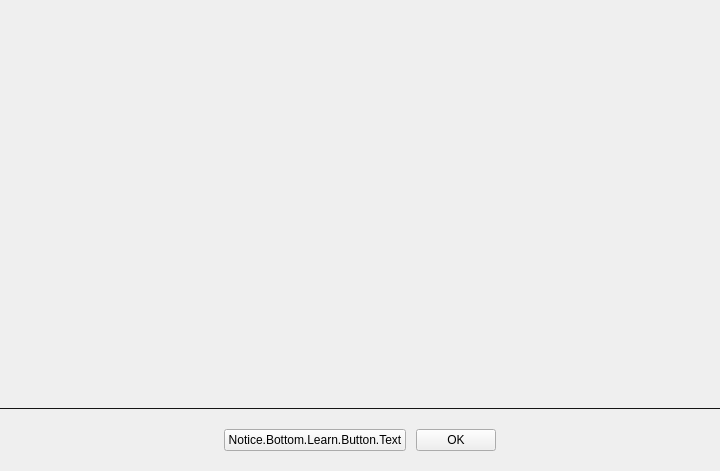
<?xml version="1.0" encoding="UTF-8"?>
<ui version="4.0">
 <class>PLSNoticePopupDialog</class>
 <widget class="QWidget" name="PLSNoticePopupDialog">
  <property name="geometry">
   <rect>
    <x>0</x>
    <y>0</y>
    <width>720</width>
    <height>471</height>
   </rect>
  </property>
  <property name="windowTitle">
   <string>Notice</string>
  </property>
  <property name="styleSheet">
   <string notr="true"/>
  </property>
  <layout class="QVBoxLayout" name="verticalLayout">
   <property name="spacing">
    <number>0</number>
   </property>
   <property name="sizeConstraint">
    <enum>QLayout::SizeConstraint::SetDefaultConstraint</enum>
   </property>
   <property name="leftMargin">
    <number>0</number>
   </property>
   <property name="topMargin">
    <number>0</number>
   </property>
   <property name="rightMargin">
    <number>0</number>
   </property>
   <property name="bottomMargin">
    <number>0</number>
   </property>
   <item>
    <widget class="QWidget" name="topWidget" native="true">
     <layout class="QHBoxLayout" name="horizontalLayout_3">
      <property name="spacing">
       <number>0</number>
      </property>
      <property name="leftMargin">
       <number>0</number>
      </property>
      <property name="topMargin">
       <number>0</number>
      </property>
      <property name="rightMargin">
       <number>0</number>
      </property>
      <property name="bottomMargin">
       <number>0</number>
      </property>
      <item>
       <widget class="QLabel" name="topLabel">
        <property name="text">
         <string/>
        </property>
        <property name="alignment">
         <set>Qt::AlignmentFlag::AlignCenter</set>
        </property>
        <property name="wordWrap">
         <bool>true</bool>
        </property>
       </widget>
      </item>
     </layout>
    </widget>
   </item>
   <item>
    <layout class="QHBoxLayout" name="horizontalLayout_4">
     <property name="leftMargin">
      <number>25</number>
     </property>
     <property name="topMargin">
      <number>0</number>
     </property>
     <property name="rightMargin">
      <number>25</number>
     </property>
     <property name="bottomMargin">
      <number>0</number>
     </property>
     <item>
      <widget class="QFrame" name="middleWidget">
       <property name="frameShape">
        <enum>QFrame::Shape::NoFrame</enum>
       </property>
       <property name="frameShadow">
        <enum>QFrame::Shadow::Raised</enum>
       </property>
       <layout class="QHBoxLayout" name="horizontalMiddleLayout">
        <property name="spacing">
         <number>0</number>
        </property>
        <property name="leftMargin">
         <number>0</number>
        </property>
        <property name="topMargin">
         <number>0</number>
        </property>
        <property name="rightMargin">
         <number>0</number>
        </property>
        <property name="bottomMargin">
         <number>0</number>
        </property>
       </layout>
      </widget>
     </item>
    </layout>
   </item>
   <item>
    <spacer name="verticalSpacer">
     <property name="orientation">
      <enum>Qt::Orientation::Vertical</enum>
     </property>
     <property name="sizeType">
      <enum>QSizePolicy::Policy::Fixed</enum>
     </property>
     <property name="sizeHint" stdset="0">
      <size>
       <width>20</width>
       <height>24</height>
      </size>
     </property>
    </spacer>
   </item>
   <item>
    <widget class="QLabel" name="lineView">
     <property name="sizePolicy">
      <sizepolicy hsizetype="Preferred" vsizetype="Fixed">
       <horstretch>0</horstretch>
       <verstretch>0</verstretch>
      </sizepolicy>
     </property>
     <property name="minimumSize">
      <size>
       <width>0</width>
       <height>1</height>
      </size>
     </property>
     <property name="maximumSize">
      <size>
       <width>16777215</width>
       <height>1</height>
      </size>
     </property>
     <property name="palette">
      <palette>
       <active>
        <colorrole role="WindowText">
         <brush brushstyle="SolidPattern">
          <color alpha="255">
           <red>255</red>
           <green>255</green>
           <blue>255</blue>
          </color>
         </brush>
        </colorrole>
        <colorrole role="Button">
         <brush brushstyle="SolidPattern">
          <color alpha="255">
           <red>21</red>
           <green>21</green>
           <blue>21</blue>
          </color>
         </brush>
        </colorrole>
        <colorrole role="Light">
         <brush brushstyle="SolidPattern">
          <color alpha="255">
           <red>31</red>
           <green>31</green>
           <blue>31</blue>
          </color>
         </brush>
        </colorrole>
        <colorrole role="Midlight">
         <brush brushstyle="SolidPattern">
          <color alpha="255">
           <red>26</red>
           <green>26</green>
           <blue>26</blue>
          </color>
         </brush>
        </colorrole>
        <colorrole role="Dark">
         <brush brushstyle="SolidPattern">
          <color alpha="255">
           <red>10</red>
           <green>10</green>
           <blue>10</blue>
          </color>
         </brush>
        </colorrole>
        <colorrole role="Mid">
         <brush brushstyle="SolidPattern">
          <color alpha="255">
           <red>14</red>
           <green>14</green>
           <blue>14</blue>
          </color>
         </brush>
        </colorrole>
        <colorrole role="Text">
         <brush brushstyle="SolidPattern">
          <color alpha="255">
           <red>255</red>
           <green>255</green>
           <blue>255</blue>
          </color>
         </brush>
        </colorrole>
        <colorrole role="ButtonText">
         <brush brushstyle="SolidPattern">
          <color alpha="255">
           <red>255</red>
           <green>255</green>
           <blue>255</blue>
          </color>
         </brush>
        </colorrole>
        <colorrole role="Base">
         <brush brushstyle="SolidPattern">
          <color alpha="255">
           <red>0</red>
           <green>0</green>
           <blue>0</blue>
          </color>
         </brush>
        </colorrole>
        <colorrole role="Window">
         <brush brushstyle="SolidPattern">
          <color alpha="255">
           <red>21</red>
           <green>21</green>
           <blue>21</blue>
          </color>
         </brush>
        </colorrole>
        <colorrole role="Shadow">
         <brush brushstyle="SolidPattern">
          <color alpha="255">
           <red>0</red>
           <green>0</green>
           <blue>0</blue>
          </color>
         </brush>
        </colorrole>
        <colorrole role="AlternateBase">
         <brush brushstyle="SolidPattern">
          <color alpha="255">
           <red>10</red>
           <green>10</green>
           <blue>10</blue>
          </color>
         </brush>
        </colorrole>
        <colorrole role="PlaceholderText">
         <brush brushstyle="SolidPattern">
          <color alpha="128">
           <red>255</red>
           <green>255</green>
           <blue>255</blue>
          </color>
         </brush>
        </colorrole>
       </active>
       <inactive>
        <colorrole role="WindowText">
         <brush brushstyle="SolidPattern">
          <color alpha="255">
           <red>255</red>
           <green>255</green>
           <blue>255</blue>
          </color>
         </brush>
        </colorrole>
        <colorrole role="Button">
         <brush brushstyle="SolidPattern">
          <color alpha="255">
           <red>21</red>
           <green>21</green>
           <blue>21</blue>
          </color>
         </brush>
        </colorrole>
        <colorrole role="Light">
         <brush brushstyle="SolidPattern">
          <color alpha="255">
           <red>31</red>
           <green>31</green>
           <blue>31</blue>
          </color>
         </brush>
        </colorrole>
        <colorrole role="Midlight">
         <brush brushstyle="SolidPattern">
          <color alpha="255">
           <red>26</red>
           <green>26</green>
           <blue>26</blue>
          </color>
         </brush>
        </colorrole>
        <colorrole role="Dark">
         <brush brushstyle="SolidPattern">
          <color alpha="255">
           <red>10</red>
           <green>10</green>
           <blue>10</blue>
          </color>
         </brush>
        </colorrole>
        <colorrole role="Mid">
         <brush brushstyle="SolidPattern">
          <color alpha="255">
           <red>14</red>
           <green>14</green>
           <blue>14</blue>
          </color>
         </brush>
        </colorrole>
        <colorrole role="Text">
         <brush brushstyle="SolidPattern">
          <color alpha="255">
           <red>255</red>
           <green>255</green>
           <blue>255</blue>
          </color>
         </brush>
        </colorrole>
        <colorrole role="ButtonText">
         <brush brushstyle="SolidPattern">
          <color alpha="255">
           <red>255</red>
           <green>255</green>
           <blue>255</blue>
          </color>
         </brush>
        </colorrole>
        <colorrole role="Base">
         <brush brushstyle="SolidPattern">
          <color alpha="255">
           <red>0</red>
           <green>0</green>
           <blue>0</blue>
          </color>
         </brush>
        </colorrole>
        <colorrole role="Window">
         <brush brushstyle="SolidPattern">
          <color alpha="255">
           <red>21</red>
           <green>21</green>
           <blue>21</blue>
          </color>
         </brush>
        </colorrole>
        <colorrole role="Shadow">
         <brush brushstyle="SolidPattern">
          <color alpha="255">
           <red>0</red>
           <green>0</green>
           <blue>0</blue>
          </color>
         </brush>
        </colorrole>
        <colorrole role="AlternateBase">
         <brush brushstyle="SolidPattern">
          <color alpha="255">
           <red>10</red>
           <green>10</green>
           <blue>10</blue>
          </color>
         </brush>
        </colorrole>
        <colorrole role="PlaceholderText">
         <brush brushstyle="SolidPattern">
          <color alpha="128">
           <red>255</red>
           <green>255</green>
           <blue>255</blue>
          </color>
         </brush>
        </colorrole>
       </inactive>
       <disabled>
        <colorrole role="WindowText">
         <brush brushstyle="SolidPattern">
          <color alpha="255">
           <red>10</red>
           <green>10</green>
           <blue>10</blue>
          </color>
         </brush>
        </colorrole>
        <colorrole role="Button">
         <brush brushstyle="SolidPattern">
          <color alpha="255">
           <red>21</red>
           <green>21</green>
           <blue>21</blue>
          </color>
         </brush>
        </colorrole>
        <colorrole role="Light">
         <brush brushstyle="SolidPattern">
          <color alpha="255">
           <red>31</red>
           <green>31</green>
           <blue>31</blue>
          </color>
         </brush>
        </colorrole>
        <colorrole role="Midlight">
         <brush brushstyle="SolidPattern">
          <color alpha="255">
           <red>26</red>
           <green>26</green>
           <blue>26</blue>
          </color>
         </brush>
        </colorrole>
        <colorrole role="Dark">
         <brush brushstyle="SolidPattern">
          <color alpha="255">
           <red>10</red>
           <green>10</green>
           <blue>10</blue>
          </color>
         </brush>
        </colorrole>
        <colorrole role="Mid">
         <brush brushstyle="SolidPattern">
          <color alpha="255">
           <red>14</red>
           <green>14</green>
           <blue>14</blue>
          </color>
         </brush>
        </colorrole>
        <colorrole role="Text">
         <brush brushstyle="SolidPattern">
          <color alpha="255">
           <red>10</red>
           <green>10</green>
           <blue>10</blue>
          </color>
         </brush>
        </colorrole>
        <colorrole role="ButtonText">
         <brush brushstyle="SolidPattern">
          <color alpha="255">
           <red>10</red>
           <green>10</green>
           <blue>10</blue>
          </color>
         </brush>
        </colorrole>
        <colorrole role="Base">
         <brush brushstyle="SolidPattern">
          <color alpha="255">
           <red>21</red>
           <green>21</green>
           <blue>21</blue>
          </color>
         </brush>
        </colorrole>
        <colorrole role="Window">
         <brush brushstyle="SolidPattern">
          <color alpha="255">
           <red>21</red>
           <green>21</green>
           <blue>21</blue>
          </color>
         </brush>
        </colorrole>
        <colorrole role="Shadow">
         <brush brushstyle="SolidPattern">
          <color alpha="255">
           <red>0</red>
           <green>0</green>
           <blue>0</blue>
          </color>
         </brush>
        </colorrole>
        <colorrole role="AlternateBase">
         <brush brushstyle="SolidPattern">
          <color alpha="255">
           <red>21</red>
           <green>21</green>
           <blue>21</blue>
          </color>
         </brush>
        </colorrole>
        <colorrole role="PlaceholderText">
         <brush brushstyle="SolidPattern">
          <color alpha="128">
           <red>255</red>
           <green>255</green>
           <blue>255</blue>
          </color>
         </brush>
        </colorrole>
       </disabled>
      </palette>
     </property>
     <property name="autoFillBackground">
      <bool>true</bool>
     </property>
     <property name="text">
      <string/>
     </property>
    </widget>
   </item>
   <item>
    <spacer name="verticalSpacer_4">
     <property name="orientation">
      <enum>Qt::Orientation::Vertical</enum>
     </property>
     <property name="sizeType">
      <enum>QSizePolicy::Policy::Fixed</enum>
     </property>
     <property name="sizeHint" stdset="0">
      <size>
       <width>20</width>
       <height>20</height>
      </size>
     </property>
    </spacer>
   </item>
   <item>
    <layout class="QHBoxLayout" name="horizontalLayout_2">
     <property name="spacing">
      <number>10</number>
     </property>
     <property name="bottomMargin">
      <number>20</number>
     </property>
     <item>
      <spacer name="horizontalSpacer_3">
       <property name="orientation">
        <enum>Qt::Orientation::Horizontal</enum>
       </property>
       <property name="sizeHint" stdset="0">
        <size>
         <width>40</width>
         <height>20</height>
        </size>
       </property>
      </spacer>
     </item>
     <item>
      <widget class="QPushButton" name="learnMoreButton">
       <property name="text">
        <string>Notice.Bottom.Learn.Button.Text</string>
       </property>
      </widget>
     </item>
     <item>
      <widget class="QPushButton" name="confirmButton">
       <property name="text">
        <string>OK</string>
       </property>
      </widget>
     </item>
     <item>
      <spacer name="horizontalSpacer_4">
       <property name="orientation">
        <enum>Qt::Orientation::Horizontal</enum>
       </property>
       <property name="sizeHint" stdset="0">
        <size>
         <width>40</width>
         <height>20</height>
        </size>
       </property>
      </spacer>
     </item>
    </layout>
   </item>
  </layout>
 </widget>
 <resources/>
 <connections/>
</ui>
